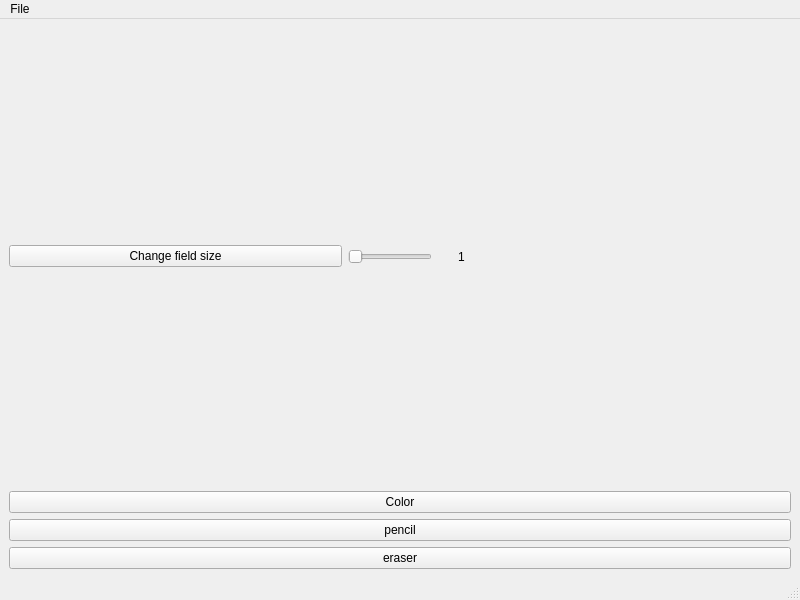
<?xml version="1.0" encoding="UTF-8"?>
<ui version="4.0">
 <class>MainWindow</class>
 <widget class="QMainWindow" name="MainWindow">
  <property name="geometry">
   <rect>
    <x>0</x>
    <y>0</y>
    <width>800</width>
    <height>600</height>
   </rect>
  </property>
  <property name="windowTitle">
   <string>MainWindow</string>
  </property>
  <widget class="QWidget" name="centralwidget">
   <layout class="QGridLayout" name="gridLayout">
    <item row="1" column="0">
     <layout class="QHBoxLayout" name="FieldLayout">
      <item>
       <layout class="QVBoxLayout" name="verticalLayout_3">
        <item>
         <widget class="QPushButton" name="pushButton_2">
          <property name="text">
           <string>Color</string>
          </property>
         </widget>
        </item>
        <item>
         <widget class="QPushButton" name="pencil">
          <property name="text">
           <string>pencil</string>
          </property>
         </widget>
        </item>
        <item>
         <widget class="QPushButton" name="eraser">
          <property name="text">
           <string>eraser</string>
          </property>
         </widget>
        </item>
       </layout>
      </item>
     </layout>
    </item>
    <item row="0" column="0">
     <layout class="QHBoxLayout" name="horizontalLayout_2">
      <item>
       <widget class="QPushButton" name="FieldSizeConfig">
        <property name="text">
         <string>Change field size</string>
        </property>
       </widget>
      </item>
      <item>
       <widget class="QSlider" name="selectedAreaSize">
        <property name="sizePolicy">
         <sizepolicy hsizetype="Maximum" vsizetype="Fixed">
          <horstretch>0</horstretch>
          <verstretch>0</verstretch>
         </sizepolicy>
        </property>
        <property name="minimum">
         <number>1</number>
        </property>
        <property name="maximum">
         <number>24</number>
        </property>
        <property name="orientation">
         <enum>Qt::Orientation::Horizontal</enum>
        </property>
       </widget>
      </item>
      <item>
       <spacer name="horizontalSpacer">
        <property name="orientation">
         <enum>Qt::Orientation::Horizontal</enum>
        </property>
        <property name="sizeType">
         <enum>QSizePolicy::Policy::Fixed</enum>
        </property>
        <property name="sizeHint" stdset="0">
         <size>
          <width>20</width>
          <height>10</height>
         </size>
        </property>
       </spacer>
      </item>
      <item>
       <widget class="QLabel" name="selectedAreaSizeLabel">
        <property name="text">
         <string>1</string>
        </property>
       </widget>
      </item>
     </layout>
    </item>
   </layout>
  </widget>
  <widget class="QMenuBar" name="menubar">
   <property name="geometry">
    <rect>
     <x>0</x>
     <y>0</y>
     <width>800</width>
     <height>26</height>
    </rect>
   </property>
   <widget class="QMenu" name="menuFile">
    <property name="title">
     <string>File</string>
    </property>
    <addaction name="actionsave_image"/>
    <addaction name="actionimport_to_database"/>
    <addaction name="actionexport_from_database"/>
   </widget>
   <addaction name="menuFile"/>
  </widget>
  <widget class="QStatusBar" name="statusbar"/>
  <action name="actionsave_image">
   <property name="checkable">
    <bool>false</bool>
   </property>
   <property name="text">
    <string>save image</string>
   </property>
  </action>
  <action name="actionimport_to_database">
   <property name="text">
    <string>import to database</string>
   </property>
  </action>
  <action name="actionexport_from_database">
   <property name="text">
    <string>export from database</string>
   </property>
  </action>
 </widget>
 <resources/>
 <connections/>
</ui>
